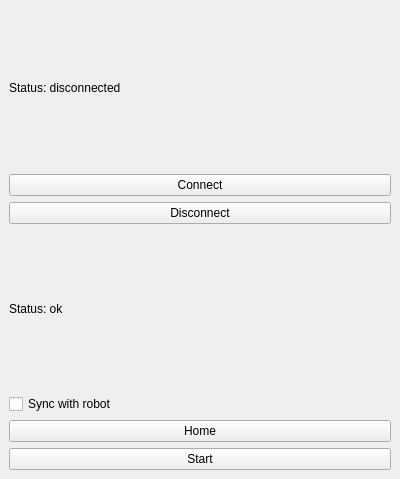
<?xml version="1.0" encoding="UTF-8"?>
<ui version="4.0">
 <class>EITPlugin</class>
 <widget class="QDockWidget" name="EITPlugin">
  <property name="geometry">
   <rect>
    <x>0</x>
    <y>0</y>
    <width>400</width>
    <height>479</height>
   </rect>
  </property>
  <property name="windowTitle">
   <string>EiT Plugin</string>
  </property>
  <widget class="QWidget" name="dockWidgetContents">
   <layout class="QVBoxLayout">
    <item>
     <widget class="QLabel" name="ui_label_connection">
      <property name="text">
       <string>Status: disconnected</string>
      </property>
      <property name="textFormat">
       <enum>Qt::RichText</enum>
      </property>
     </widget>
    </item>
    <item>
     <widget class="QPushButton" name="ui_button_connect">
      <property name="text">
       <string>Connect</string>
      </property>
     </widget>
    </item>
    <item>
     <widget class="QPushButton" name="ui_button_disconnect">
      <property name="text">
       <string>Disconnect</string>
      </property>
     </widget>
    </item>
    <item>
     <widget class="QLabel" name="ui_label_status">
      <property name="text">
       <string>Status: ok</string>
      </property>
      <property name="textFormat">
       <enum>Qt::RichText</enum>
      </property>
     </widget>
    </item>
    <item>
     <widget class="QCheckBox" name="ui_checkbox_sync">
      <property name="text">
       <string>Sync with robot</string>
      </property>
      <property name="checked">
       <bool>false</bool>
      </property>
     </widget>
    </item>
    <item>
     <widget class="QPushButton" name="ui_home_button">
      <property name="text">
       <string>Home</string>
      </property>
     </widget>
    </item>
    <item>
     <widget class="QPushButton" name="ui_button_start">
      <property name="text">
       <string>Start</string>
      </property>
     </widget>
    </item>
   </layout>
  </widget>
 </widget>
 <resources/>
 <connections/>
</ui>
